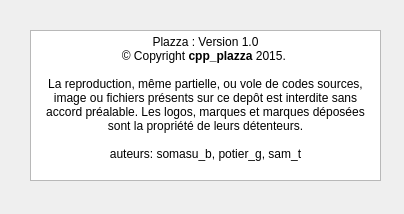
<?xml version="1.0" encoding="UTF-8"?>
<ui version="4.0">
 <class>About</class>
 <widget class="QDialog" name="About">
  <property name="geometry">
   <rect>
    <x>0</x>
    <y>0</y>
    <width>404</width>
    <height>214</height>
   </rect>
  </property>
  <property name="windowTitle">
   <string>Dialog</string>
  </property>
  <property name="styleSheet">
   <string notr="true"/>
  </property>
  <widget class="QTextEdit" name="textEdit">
   <property name="geometry">
    <rect>
     <x>30</x>
     <y>30</y>
     <width>351</width>
     <height>151</height>
    </rect>
   </property>
   <property name="html">
    <string>&lt;!DOCTYPE HTML PUBLIC &quot;-//W3C//DTD HTML 4.0//EN&quot; &quot;http://www.w3.org/TR/REC-html40/strict.dtd&quot;&gt;
&lt;html&gt;&lt;head&gt;&lt;meta name=&quot;qrichtext&quot; content=&quot;1&quot; /&gt;&lt;style type=&quot;text/css&quot;&gt;
p, li { white-space: pre-wrap; }
&lt;/style&gt;&lt;/head&gt;&lt;body style=&quot; font-family:'Sans'; font-size:9pt; font-weight:400; font-style:normal;&quot;&gt;
&lt;p align=&quot;center&quot; style=&quot; margin-top:0px; margin-bottom:0px; margin-left:0px; margin-right:0px; -qt-block-indent:0; text-indent:0px;&quot;&gt;Plazza : Version 1.0&lt;/p&gt;
&lt;p align=&quot;center&quot; style=&quot; margin-top:0px; margin-bottom:0px; margin-left:0px; margin-right:0px; -qt-block-indent:0; text-indent:0px;&quot;&gt;© Copyright &lt;span style=&quot; font-weight:600;&quot;&gt;cpp_plazza&lt;/span&gt; 2015. &lt;/p&gt;
&lt;p align=&quot;center&quot; style=&quot;-qt-paragraph-type:empty; margin-top:0px; margin-bottom:0px; margin-left:0px; margin-right:0px; -qt-block-indent:0; text-indent:0px;&quot;&gt;&lt;br /&gt;&lt;/p&gt;
&lt;p align=&quot;center&quot; style=&quot; margin-top:0px; margin-bottom:0px; margin-left:0px; margin-right:0px; -qt-block-indent:0; text-indent:0px;&quot;&gt;La reproduction, même partielle, ou vole de codes sources, image ou fichiers présents sur ce depôt est interdite sans accord préalable. Les logos, marques et marques déposées sont la propriété de leurs détenteurs.&lt;/p&gt;
&lt;p align=&quot;center&quot; style=&quot;-qt-paragraph-type:empty; margin-top:0px; margin-bottom:0px; margin-left:0px; margin-right:0px; -qt-block-indent:0; text-indent:0px;&quot;&gt;&lt;br /&gt;&lt;/p&gt;
&lt;p align=&quot;center&quot; style=&quot; margin-top:0px; margin-bottom:0px; margin-left:0px; margin-right:0px; -qt-block-indent:0; text-indent:0px;&quot;&gt;auteurs: somasu_b, potier_g, sam_t&lt;/p&gt;&lt;/body&gt;&lt;/html&gt;</string>
   </property>
  </widget>
 </widget>
 <resources/>
 <connections/>
</ui>
